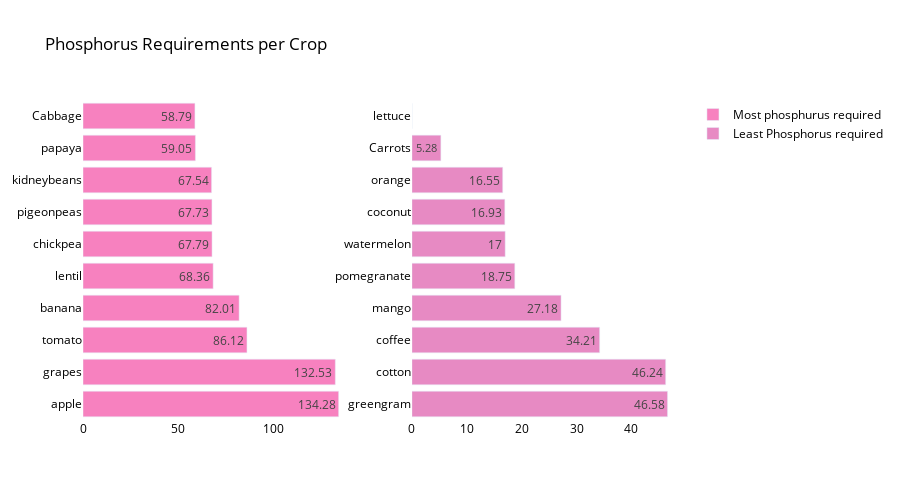

The notebook cell this image was saved under:
### Markdown cell above
*  Phosphorus Requirements for different crops

### Code cell
# create and sort phosphorus DataFrame
phosphorus_summary= crop_average.sort_values(by='phosphorus_pmm', ascending=False)
# Create subplots
fig = make_subplots(rows=1, cols=2)
# Define data for subplots
top = phosphorus_summary.head(10)
last = phosphorus_summary.tail(10)
# Generate unique color palettes for top and last
color_palette_top = px.colors.qualitative.Set1
color_palette_last = px.colors.qualitative.Set2
# Add bar traces to subplots
fig.add_trace(  go.Bar(y=top.index,
        x=top['phosphorus_pmm'],name="Most phosphurus required",
        marker_color=random.choice(color_palette_top),orientation='h', text=top['phosphorus_pmm']
    ),row=1, col=1)
fig.add_trace( go.Bar(y=last.index,
        x=last['phosphorus_pmm'],name="Least Phosphorus required",
        marker_color=random.choice(color_palette_last),orientation='h',text=last['phosphorus_pmm']  ),row=1, col=2)
# Update trace settings and layout
fig.update_traces(texttemplate='%{text}', textposition='inside')
fig.update_layout(title_text="Phosphorus Requirements per Crop",plot_bgcolor='white',
    font_size=12,font_color='black',height=500)
# Update axes and display the figure
fig.update_xaxes(showgrid=False)
fig.update_yaxes(showgrid=False)
fig.show()

### Figure 1 — Plotly figure (JSON) as saved in the notebook; plotly's stock layout.template omitted (floating-point values rounded to 4 significant figures)
{"data": [{"marker": {"color": "rgb(247,129,191)"}, "name": "Most phosphurus required", "orientation": "h", "text": [134.3, 132.5, 86.12, 82.01, 68.36, 67.79, 67.73, 67.54, 59.05, 58.79], "textposition": "inside", "texttemplate": "%{text}", "type": "bar", "x": [134.3, 132.5, 86.12, 82.01, 68.36, 67.79, 67.73, 67.54, 59.05, 58.79], "xaxis": "x", "y": ["apple", "grapes", "tomato", "banana", "lentil", "chickpea", "pigeonpeas", "kidneybeans", "papaya", "Cabbage"], "yaxis": "y"}, {"marker": {"color": "rgb(231,138,195)"}, "name": "Least Phosphorus required", "orientation": "h", "text": [46.58, 46.24, 34.21, 27.18, 18.75, 17, 16.93, 16.55, 5.28, 0], "textposition": "inside", "texttemplate": "%{text}", "type": "bar", "x": [46.58, 46.24, 34.21, 27.18, 18.75, 17, 16.93, 16.55, 5.28, 0], "xaxis": "x2", "y": ["greengram", "cotton", "coffee", "mango", "pomegranate", "watermelon", "coconut", "orange", "Carrots", "lettuce"], "yaxis": "y2"}], "layout": {"font": {"color": "black", "size": 12}, "height": 500, "plot_bgcolor": "white", "title": {"text": "Phosphorus Requirements per Crop"}, "xaxis": {"anchor": "y", "domain": [0, 0.45], "showgrid": false}, "xaxis2": {"anchor": "y2", "domain": [0.55, 1], "showgrid": false}, "yaxis": {"anchor": "x", "domain": [0, 1], "showgrid": false}, "yaxis2": {"anchor": "x2", "domain": [0, 1], "showgrid": false}}}
